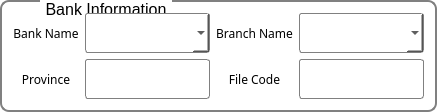
    <widget class="QGroupBox" name="groupBox">
     <property name="font">
      <font>
       <pointsize>12</pointsize>
      </font>
     </property>
     <property name="styleSheet">
      <string notr="true">
QGroupBox {
    border: 2px solid gray;
    border-radius: 9px;
    margin-top: 0.8em;
	
background-color:transparent;
}

QGroupBox::title {
    subcontrol-origin: margin;
    left: 40px;
    padding: 0 3px 0 3px;
}</string>
     </property>
     <property name="title">
      <string>Bank Information</string>
     </property>
     <layout class="QGridLayout" name="gridLayout">
      <item row="0" column="0">
       <widget class="QLabel" name="label_129">
        <property name="minimumSize">
         <size>
          <width>0</width>
          <height>40</height>
         </size>
        </property>
        <property name="maximumSize">
         <size>
          <width>16777215</width>
          <height>40</height>
         </size>
        </property>
        <property name="font">
         <font>
          <family>8514oem</family>
         </font>
        </property>
        <property name="styleSheet">
         <string notr="true">background-color:transparent; border:0px</string>
        </property>
        <property name="text">
         <string>Bank Name</string>
        </property>
        <property name="alignment">
         <set>Qt::AlignCenter</set>
        </property>
       </widget>
      </item>
      <item row="0" column="3">
       <widget class="QLabel" name="label_130">
        <property name="minimumSize">
         <size>
          <width>0</width>
          <height>40</height>
         </size>
        </property>
        <property name="maximumSize">
         <size>
          <width>16777215</width>
          <height>40</height>
         </size>
        </property>
        <property name="font">
         <font>
          <family>8514oem</family>
         </font>
        </property>
        <property name="styleSheet">
         <string notr="true">background-color:transparent; border:0px</string>
        </property>
        <property name="text">
         <string>Branch Name</string>
        </property>
        <property name="alignment">
         <set>Qt::AlignCenter</set>
        </property>
       </widget>
      </item>
      <item row="1" column="0">
       <widget class="QLabel" name="label_131">
        <property name="minimumSize">
         <size>
          <width>0</width>
          <height>40</height>
         </size>
        </property>
        <property name="maximumSize">
         <size>
          <width>16777215</width>
          <height>40</height>
         </size>
        </property>
        <property name="font">
         <font>
          <family>8514oem</family>
         </font>
        </property>
        <property name="styleSheet">
         <string notr="true">background-color:transparent; border:0px</string>
        </property>
        <property name="text">
         <string>Province</string>
        </property>
        <property name="alignment">
         <set>Qt::AlignCenter</set>
        </property>
       </widget>
      </item>
      <item row="1" column="3">
       <widget class="QLabel" name="label_132">
        <property name="minimumSize">
         <size>
          <width>0</width>
          <height>40</height>
         </size>
        </property>
        <property name="maximumSize">
         <size>
          <width>16777215</width>
          <height>40</height>
         </size>
        </property>
        <property name="font">
         <font>
          <family>8514oem</family>
         </font>
        </property>
        <property name="styleSheet">
         <string notr="true">background-color:transparent; border:0px</string>
        </property>
        <property name="text">
         <string>File Code</string>
        </property>
        <property name="alignment">
         <set>Qt::AlignCenter</set>
        </property>
       </widget>
      </item>
      <item row="1" column="2">
       <widget class="QLineEdit" name="provience">
        <property name="minimumSize">
         <size>
          <width>0</width>
          <height>40</height>
         </size>
        </property>
        <property name="maximumSize">
         <size>
          <width>16777215</width>
          <height>16777215</height>
         </size>
        </property>
        <property name="font">
         <font>
          <pointsize>10</pointsize>
         </font>
        </property>
        <property name="styleSheet">
         <string notr="true">QLineEdit{
border:1px solid gray;
background-color: rgb(255, 255, 255);
border-radius:3px;
}</string>
        </property>
       </widget>
      </item>
      <item row="1" column="4">
       <widget class="QLineEdit" name="bfile_code">
        <property name="minimumSize">
         <size>
          <width>0</width>
          <height>40</height>
         </size>
        </property>
        <property name="maximumSize">
         <size>
          <width>16777215</width>
          <height>16777215</height>
         </size>
        </property>
        <property name="font">
         <font>
          <pointsize>10</pointsize>
         </font>
        </property>
        <property name="styleSheet">
         <string notr="true">QLineEdit{
border:1px solid gray;
background-color: rgb(255, 255, 255);
border-radius:3px;
}</string>
        </property>
       </widget>
      </item>
      <item row="0" column="2">
       <widget class="QComboBox" name="bank_name">
        <property name="minimumSize">
         <size>
          <width>0</width>
          <height>40</height>
         </size>
        </property>
        <property name="font">
         <font>
          <pointsize>12</pointsize>
         </font>
        </property>
        <property name="styleSheet">
         <string notr="true">QComboBox{
background-color: rgb(255, 255, 255);
border-radius:3px;
}
QComboBox {
    border: 1px solid gray;
}

QComboBox::drop-down {
	background-color: qlineargradient(spread:reflect, x1:0, y1:0, x2:1, y2:1, 				stop:0 rgba(0, 96, 255, 255), stop:1 rgba(218, 255, 251, 255));
	image: url(:/newPrefix/dropdown.png);
    width: 50px;
}</string>
        </property>
       </widget>
      </item>
      <item row="0" column="4">
       <widget class="QComboBox" name="brnach_name">
        <property name="minimumSize">
         <size>
          <width>0</width>
          <height>40</height>
         </size>
        </property>
        <property name="font">
         <font>
          <pointsize>12</pointsize>
         </font>
        </property>
        <property name="styleSheet">
         <string notr="true">QComboBox{
background-color: rgb(255, 255, 255);
border-radius:3px;
}
QComboBox {
    border: 1px solid gray;
}

QComboBox::drop-down {
	background-color: qlineargradient(spread:reflect, x1:0, y1:0, x2:1, y2:1, 				stop:0 rgba(0, 96, 255, 255), stop:1 rgba(218, 255, 251, 255));
	image: url(:/newPrefix/dropdown.png);
    width: 50px;
}</string>
        </property>
       </widget>
      </item>
     </layout>
    </widget>
